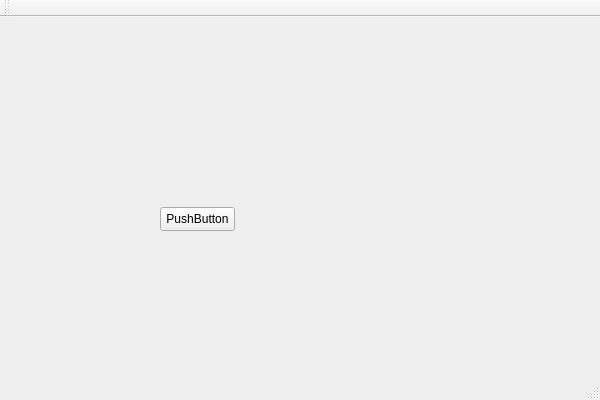
<?xml version="1.0" encoding="UTF-8"?>
<ui version="4.0">
 <class>MainWindowClass</class>
 <widget class="QMainWindow" name="MainWindowClass">
  <property name="geometry">
   <rect>
    <x>0</x>
    <y>0</y>
    <width>600</width>
    <height>400</height>
   </rect>
  </property>
  <property name="windowTitle">
   <string>MainWindow</string>
  </property>
  <widget class="QWidget" name="centralWidget">
   <widget class="QPushButton" name="pushButton">
    <property name="geometry">
     <rect>
      <x>160</x>
      <y>190</y>
      <width>75</width>
      <height>24</height>
     </rect>
    </property>
    <property name="text">
     <string>PushButton</string>
    </property>
   </widget>
  </widget>
  <widget class="QMenuBar" name="menuBar">
   <property name="geometry">
    <rect>
     <x>0</x>
     <y>0</y>
     <width>600</width>
     <height>33</height>
    </rect>
   </property>
  </widget>
  <widget class="QToolBar" name="mainToolBar">
   <attribute name="toolBarArea">
    <enum>TopToolBarArea</enum>
   </attribute>
   <attribute name="toolBarBreak">
    <bool>false</bool>
   </attribute>
  </widget>
  <widget class="QStatusBar" name="statusBar"/>
 </widget>
 <layoutdefault spacing="6" margin="11"/>
 <resources/>
 <connections/>
</ui>
